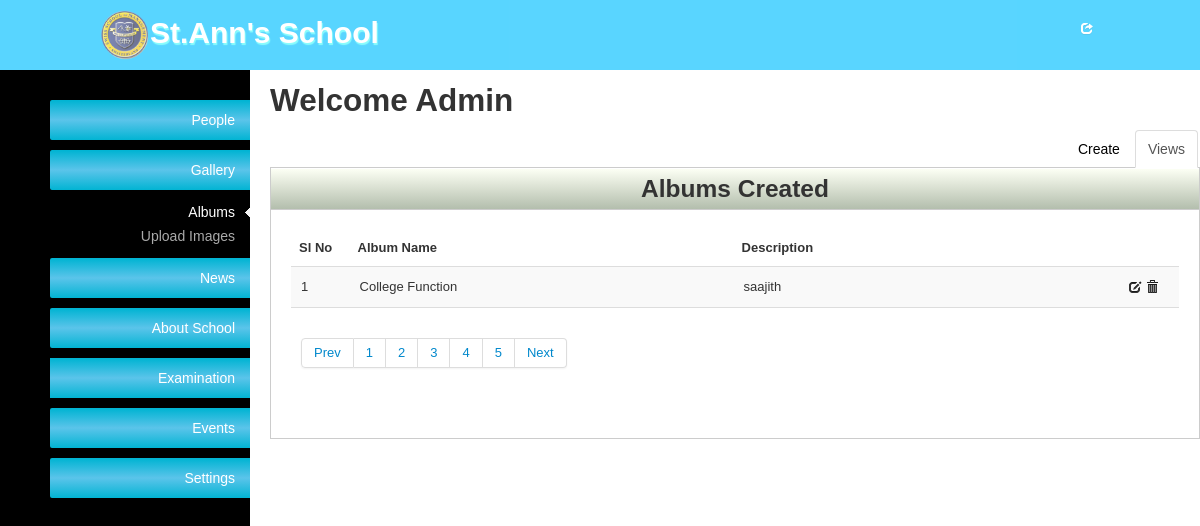
The app's page /admin/manage-album.php, older data.
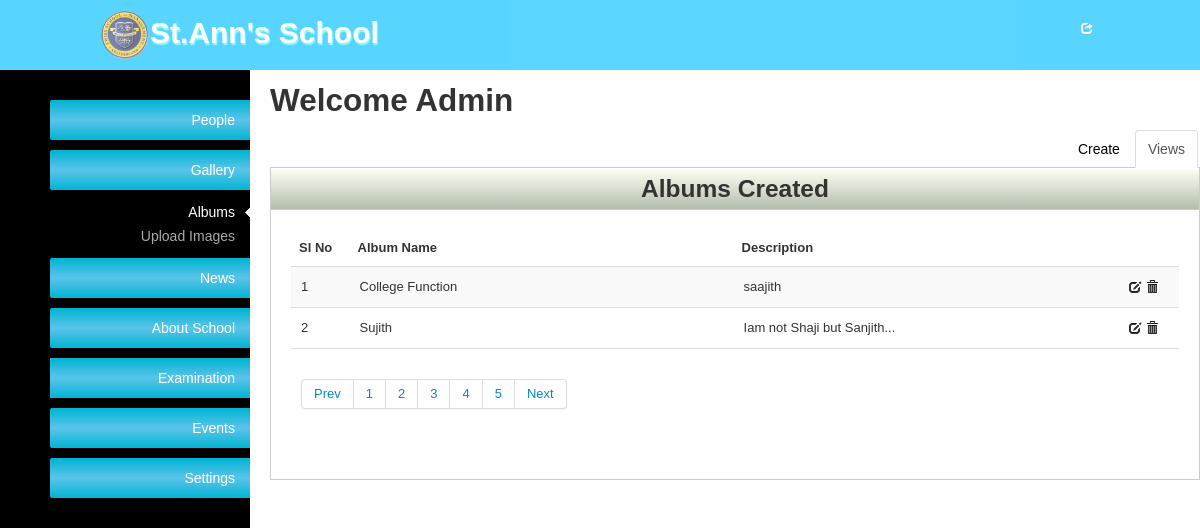
The same page, newer data.
### tables this page shows
CREATE TABLE `album` (
  `id` int(11) NOT NULL AUTO_INCREMENT,
  `album_name` varchar(50) NOT NULL,
  `description` mediumtext,
  PRIMARY KEY (`id`)
);

### admin/manage-album.php (the view, shortened to what this page needs)
<?php
include("admin-layouts/admin-header.php");
?>
<div class="tab-content">
    <h2>Welcome Admin</h2>
    <div class="tabbable">
        <ul class="nav nav-tabs">
            <li class="active"><a href="#tab1" data-toggle="tab">Views</a></li>
            <li><a href="#tab2" class="tab2-form" data-toggle="tab">Create</a></li>
        </ul>
        <div class="tab-content">
            <div class="tab-pane active" id="tab1">
                <div class="content-box">
                    <div class="content-box-header">
                        <h3 class="c-head">Albums Created</h3>
                    </div>
                    <div class="content-box-content">
                        <table class="table table-striped">
                            <thead>
                            <tr>
                                <th>Sl No</th>
                                <th>Album Name</th>
                                <th>Description</th>
                            </tr>
                            </thead>
                            <tfoot>
                            <tr>
                                <td colspan="6">
                                    <div class="pagination">
                                        <ul>
                                            <li><a href="#">Prev</a></li>
                                            <li><a href="#">1</a></li>
                                            <li><a href="#">2</a></li>
                                            <li><a href="#">3</a></li>
                                            <li><a href="#">4</a></li>
                                            <li><a href="#">5</a></li>
                                            <li><a href="#">Next</a></li>
                                        </ul>
                                    </div>
                                </td>
                            </tr>
                            </tfoot>
                            <tbody>
                            <?php
                            $sql_album = "SELECT * FROM album";
                            $result = mysql_query($sql_album) or die ('Error updating database: ' . mysql_error());
                            ?>
                            <?php
                            if($result) {
                                $iterator = 1;
                                while ($row = mysql_fetch_array($result)):?>
                                    <tr>
                                        <td><?php echo $iterator++;?></td>
                                        <td class="span5"><?php echo $row['album_name'];?></td>
                                        <td class="span5"><?php echo $row['description'];?></td>
                                        <td>
                                            <a title="Edit" href="#" class="edit" rowId="<?php echo $row['id'];?>"><i class="icon-edit"></i></a>
                                            <a title="Delete" href="#" class="delBtn" rowId="<?php echo $row['id'];?>"><i class="icon-trash"></i></a>
                                        </td>
                                    </tr>
                                <?php endwhile;} ?>
                            </tbody>
                        </table>
                    </div>
                </div>
            </div>
        </div>
    </div>
</div>
<?php require_once('admin-layouts/admin-footers.php'); ?>

Row changes from the older to the newer data that the page shows:
added album: album_name "Sujith", description "Iam not Shaji but Sanjith..."
